Frame 1 (no input): blank canvas, image omitted
Frame 60 (the mouse pressed at the canvas centre just before this capture): blank canvas, image omitted
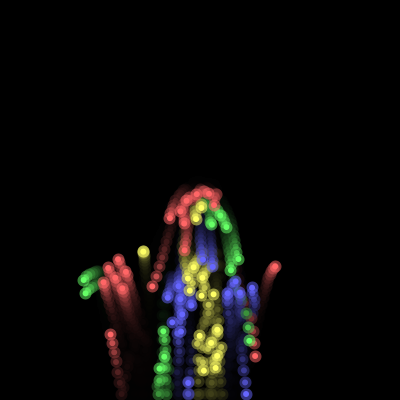
Frame 120 (the mouse held since frame 60 and released just before this capture)

The Processing sketch whose frames 1 and 60 were blank and that drew this single picture after the mouse press (run headless with seeded random() and noise(); from frame 60 on, the mouse is pressed at the canvas centre):

// Processing sketch: bouncing
// ── bouncing.pde
/* OpenProcessing Tweak of *@*http://www.openprocessing.org/sketch/102092*@* */
/* !do not delete the line above, required for linking your tweak if you upload again */

/////////////////////////////
//                         //
//    Bouncing Bubbles     //
//                         //
/////////////////////////////

// (c) Martin Schneider 2013


ArrayList<Bubble> bubbles = new ArrayList();
float x1, y1, r;

int[] palette = { #ff6666, #6666ff, #66ff66, #ffff66 };

boolean tracing = true;
boolean attract = true;
boolean gravity = true;
boolean colors = true;
boolean dark = true;

int cellsize = 6;
int cellwall = 6;

float repell = .5;
int maxiter = 22;
int fps = 1;


void setup() {
  size(400, 400);
  background(dark ? 0: 255);
  smooth();
}


void draw() {
  
  // background with tracing
  noStroke();
  fill(dark ? 0 : 255, tracing ? 63 : 255);
  rect(0, 0, width, height);
    
  if(attract) {
    for(Bubble b: bubbles) b.attract();
  }
  
  for(Bubble b: bubbles) {
    //b.limit();
    if(gravity) b.gravity();
    b.move();
  }
  
  // resolve collisions
  boolean c = true;
  for(int cc=0; cc<maxiter & c; cc++) {
    c = false;
    for(Bubble b : bubbles) c |= b.collide();
  } 

  // draw bubbles
  for(Bubble b : bubbles ) b.draw();
  
  interact();
  
}


///////////////////////// interaction /////////////////////////

void interact() {
  if(mousePressed) {
    int c = floor(random(colors ? palette.length : 0));
    bubbles.add(new Bubble(mouseX, mouseY, cellsize, c));
  }
}


void keyPressed() {
  switch(key) {
    case 'r': bubbles = new ArrayList(); break;
    case 'b': dark = !dark; break;
    case 'a': attract = !attract; break;
    case 'g': gravity = !gravity; break;
    case 't': tracing = !tracing; break;
    case 'c': colors = !colors; for(Bubble b: bubbles) b.c = colors ? floor(random(4)) : 0; break; 
    case ' ': repell *= -1; break;
  }
}


///////////////////////// drawing ///////////////////////// 

void bubble(float x, float y, float r, color c) {
  fill(c); strokeWeight(cellwall); stroke(c, 128); ellipse(x, y, 2*r-cellwall, 2*r-cellwall);
}


// ── bubbles.pde

class Bubble {
  
  float x, y, r;
  float fx, fy;
  float vx, vy;
  int c;
 
  Bubble(float _x, float _y, float _r, int _c) {
    x = _x;
    y = _y;
    r = _r;
    c = _c;
    vx = random(-2, 2); 
  }
  
  void attract() {
    
    for(Bubble b : bubbles)  {
      
      if(b==this) continue;
      
      // force decreasing quadratically with distance
      float dd = min(width / sq( dist(x, y, b.x, b.y) ), 2);
      
      // same colors attract
      float f = (c == b.c ? dd : -dd * repell);
      
      // circlular color attraction (!)
      //float f = c == b.c || c == (b.c + 1) % 4 || c == (b.c + 7) % 4 ? dd : -dd * repell;
      
      float dir = atan2(b.y-y, b.x-x);
      x += f * cos(dir);
      y += f * sin(dir);
    }
    
  }
  
 
  void gravity() {
    vy += .5; 
  }
  
 
  void move() {
    vx *= .99; vy *= .99; // friction
    x += vx; y += vy;     // motion
  }
  
  
  // wall collisions are bouncy (change of velocity)
  boolean collide() {
    
    boolean c = false;
  
    // bubble collisions
    for(Bubble b : bubbles)  {
      c |= collide(b);
    }
   
    // wall collisions
    if(x<r)  { x=r ; vx = -vx; c = true; }
    if(x>width-r) { x = width-r; vx = -vx; c = true; }
    if(y<r) { y = r; vy = -vy; c = true; }
    if(y>height-r) { y = height-r; vy = -vy; c = true; }

    return c;
    
  }
  
  // bubble collisions are not bouncy (change of position)
  boolean collide(Bubble a) {
    
     // no self collision
    if(a == this) return false; 

    float d = dist(x, y, a.x, a.y);
    float rr =  r + a.r;
    
    // correct bubble positions
    if (d<rr) {
      float t = (rr-d)/rr;
      float dx =  t * (x-a.x);
      float dy =  t * (y-a.y);
      x += dx; y += dy;
      a.x -= dx; a.y -= dy;

      return true;
    }
    return false;
  }
     
  void draw() {
    bubble(x, y, r, palette[c]);
  }
  
}
